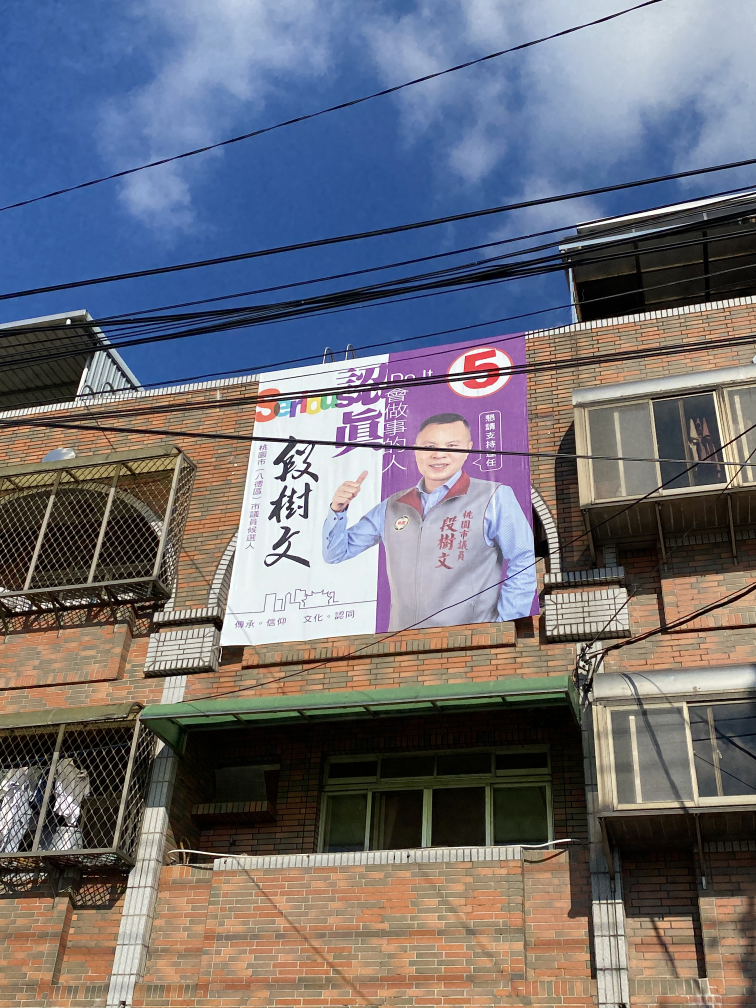
#> input picture hw1_Perspectiva_Distortion_Correction/IMG_5308.JPG, 3024 x 4032 px (shown at 1/4 size); its folder holds only this picture in this run
$ python 'Perspective Distortion Correction.py'
#> lines starting #> are read from the running program, lines starting #| are printed output that depends on the picture
import os
import cv2
import numpy as np
def search_file(path): #return all file name
    file=[]
    for i in os.listdir(path):
        if (i[-4:]=='.jpg' or i[-4:]=='.JPG' or i[-4:]=='.png') and i[:-4] not in file:
            i = i[:-4]
            file.append(i)
    return file

def show_xy(event,x,y,flags,param):
    global point, img2
    if event ==1:
        print(x,y)
        point.append([x,y])
        img_circle = cv2.circle(img2, (x,y), 10, (0,0,225), -1)
        cv2.imshow("img",img2)
    if len(point)==4:
        cv2.destroyAllWindows()

def calculate(img , expect_size ,point):
    right_up = []
    right_down = []
    left_up = []
    left_down = []
    x_max = 0
    x_max_index=0
    x_second=0
    x_second_index = 0
    for i in range(len(point)):
        if point[i][0]>x_max:
            x_max=point[i][0]
            x_max_index = i
    for i in range(len(point)):
        if point[i][0]>x_second and i!=x_max_index:
            x_second = point[i][0]
            x_second_index = i
    if point[x_max_index][1]>point[x_second_index][1]:
        right_down=(point[x_max_index])
        right_up=(point[x_second_index])
    else:
        right_up=(point[x_max_index])
        right_down=(point[x_second_index])
    point.remove(right_up)
    point.remove(right_down)
    if point[0][1] < point[1][1]:
        left_down=point[1]
        left_up = point[0]
    else:
        left_down=point[0]
        left_up = point[1]
    point = [left_up,right_up,right_down,left_down]
    x1_ = y1_ = x2_ = y4_ = 0
    x4_ , x3_ , y2_ ,y3_ = expect_size[0] , expect_size[0] , expect_size[1] ,expect_size[1]
    A = np.array([(x1_,y1_,x1_*y1_,1,0,0,0,0),(x2_,y2_,x2_*y2_,1,0,0,0,0),(x3_,y3_,x3_*y3_,1,0,0,0,0),
                        (x4_,y4_,x4_*y4_,1,0,0,0,0),(0,0,0,0,x1_,y1_,x1_*y1_,1),(0,0,0,0,x2_,y2_,x2_*y2_,1),
                        (0,0,0,0,x3_,y3_,x3_*y3_,1),(0,0,0,0,x4_,y4_,x4_*y4_,1)])
    b = np.array([(point[0][0]),(point[1][0]),(point[2][0]),(point[3][0]),(point[0][1]),(point[1][1]),\
                  (point[2][1]),(point[3][1])])
    x = np.linalg.solve(A, b)
    return x

def inverse_mapping(b,input_img,output_img):
    print(input_img.shape , output_img.shape)
    row ,col = output_img.shape[:2]
    for i in range(row):
        for j in range(col):
            d_y = ((b[0]*i) + (b[1]*j) + (b[2]*i*j) + b[3])
            d_x = ((b[4]*i) + (b[5]*j) + (b[6]*i*j) + b[7])
            y , x = int(d_y) , int(d_x)
            u , v = d_y-y , d_x-x
            for c in range(3):
                output_img[i,j,c] = (1-u) * (1-v) * input_img[x,y][c] + u *(1-v) * input_img[x,y+1][c] + \
                v * (1-u) * input_img[x+1,y][c] + u*v*input_img[x+1,y+1][c]
    cv2.imshow("img",output_img)
    cv2.waitKey(0)
    cv2.destroyAllWindows()

img_path = './'
image = search_file(img_path)
if 'desktop' in image:image.remove('desktop')


for i in image:
    expect_size = [1200,1000]
    point=[]
    img = cv2.imread(f'{img_path}{i}.JPG')
#> img is the input picture: shape (4032, 3024, 3); mean B, G, R 118.2, 110.5, 111.3
    img = cv2.resize(img,(int(img.shape[0]*0.3),int(img.shape[1]*0.3)))
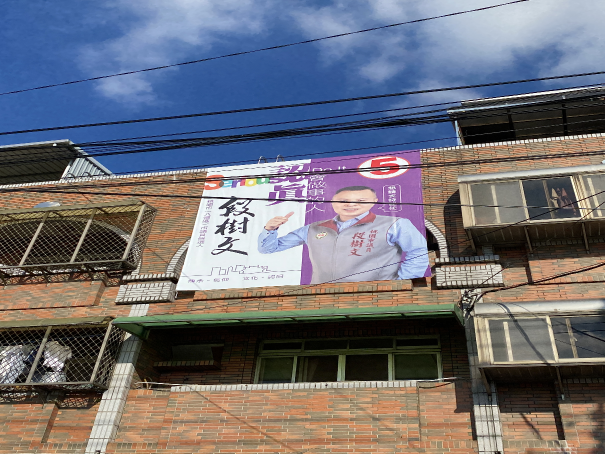
#> img: shape (907, 1209, 3) (shown at 1/2 size); mean B, G, R 118.1, 110.4, 111.2
    img2 = img.copy()
    cv2.imshow("img",img2)
    cv2.setMouseCallback('img',show_xy)
    cv2.waitKey(0)
    cv2.destroyAllWindows()
    x = calculate(img ,expect_size, point)
#> (the run stopped early here; a loop or call above may not have finished)
